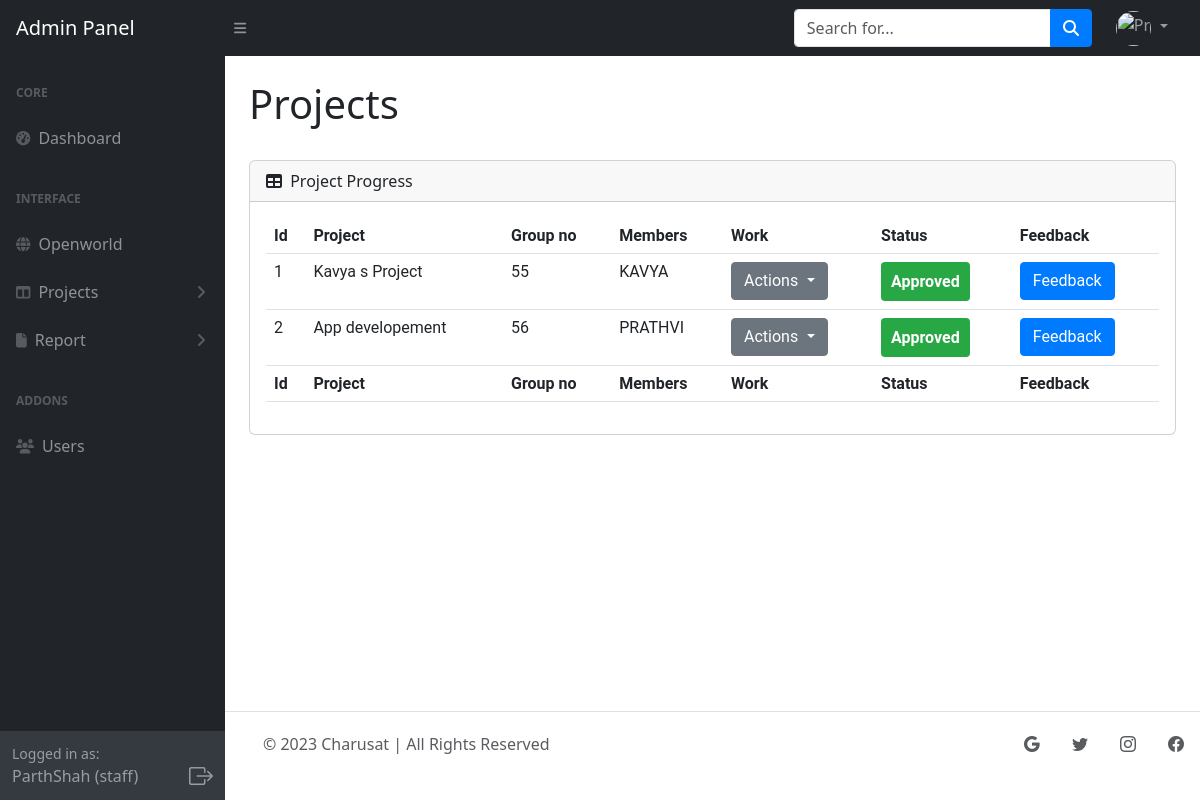
/Admin/includes/list_projects.php (signed in), run on the app's committed database.
### tables this page shows
CREATE TABLE `faculty` (
  `id` int(20) NOT NULL,
  `Name` varchar(20) NOT NULL,
  `Email` varchar(40) NOT NULL,
  `Password` varchar(255) NOT NULL
);

CREATE TABLE `projects` (
  `id` int(100) NOT NULL,
  `project_name` text DEFAULT NULL,
  `Description` text NOT NULL,
  `start_date` date DEFAULT current_timestamp(),
  `end_date` date DEFAULT '2023-09-05',
  `member_count` int(11) DEFAULT NULL,
  `f_id` int(100) NOT NULL,
  `open_project_id` int(20) NOT NULL DEFAULT 0,
  `status` int(11) NOT NULL DEFAULT 0
);

### Admin/includes/list_projects.php (the view, shortened to what this page needs)
<?php include_once "sidebar.php" ?>
<?php include_once "dbconnect.php" ?>
<link rel="stylesheet" href="https://cdn.jsdelivr.net/npm/bootstrap-icons@1.7.2/font/bootstrap-icons.css">
<div id="layoutSidenav_content">
    <main>
        <div class="container-fluid px-4">
            <h1 class="mt-4">Projects</h1>
            <br>
            <div class="card mb-4">
                <div class="card-header">
                    <i class="fas fa-table me-1"></i>
                    Project Progress
                </div>
                <div class="card-body">
                    <table id="datatablesSimple" class="table">
                        <thead>
                            <tr>
                                <th>Id</th>
                                <th>Project</th>
                                <th>Group no</th>
                                <th>Members</th>
                                <th>Work</th>
                                <th>Status</th>
                                <th>Feedback</th>
                            </tr>
                        </thead>
                        <tfoot>
                            <tr>
                                <th>Id</th>
                                <th>Project</th>
                                <th>Group no</th>
                                <th>Members</th>
                                <th>Work</th>
                                <th>Status</th>
                                <th>Feedback</th>
                            </tr>
                        </tfoot>
                        <tbody>
<?php
$sessionId = $_SESSION['user_id'];
$query2 = "SELECT id, project_name, status FROM projects WHERE f_id = $sessionId";
$result2 = $connection->query($query2);
if ($result2) {
    $rowCounter = 1;
    while ($row2 = $result2->fetch_assoc()) {
        $projectId = $row2['id'];
        $projectName = $row2['project_name'];
        $status = $row2['status'];
        $query3 = "SELECT member_id FROM members WHERE project_id = $projectId";
        $result3 = $connection->query($query3);
        $memberNames = "";
        if ($result3) {
            while ($row3 = $result3->fetch_assoc()) {
                $memberNames .="'". $row3['member_id'] . "', ";
            }
        }
        $memberNames = rtrim($memberNames, ", ");
        $query4 = "SELECT * FROM student WHERE Collage_id IN ($memberNames) ";
        $result4 = $connection->query($query4);
        $userNames = "";
        if ($result4) {
            while ($row4 = $result4->fetch_assoc()) {
                $userNames .= $row4['First_name'] . ", ";
            }
        }
        $userNames = rtrim($userNames, ", ");
?>
        <tr>
            <td><?php echo $rowCounter; ?></td>
            <td><?php echo $projectName; ?></td>
            <td><?php echo $projectId; ?></td>
            <td><?php echo $userNames; ?></td>
            <td>
                <div class="dropdown">
                    <button class="btn btn-secondary dropdown-toggle" type="button" id="dropdownMenuButton" data-toggle="dropdown" aria-haspopup="true" aria-expanded="false">
                        Actions
                    </button>
                </div>
            </td>
            <td>
                <?php if ($status == 0) : ?>
                    <span class="custom-badge custom-badge-pending">Pending</span>
                <?php elseif ($status == 1) : ?>
                    <span class="custom-badge custom-badge-approved">Approved</span>
                <?php elseif ($status == 2) : ?>
                    <span class="custom-badge custom-badge-rejected">Rejected</span>
                <?php endif; ?>
            </td>
            <td>
                <div id="toast-container" class="position-fixed top-0 end-0 p-3" style="z-index: 9999;"></div>
                <button type="button"  onclick="trackButtonClick('Feedback')" class="btn btn-primary" data-toggle="modal" data-target="#popupForm_<?php echo $projectId; ?>">Feedback</button>
            </td>
        </tr>
        <?php
        $rowCounter++;
    }
}
?>
</tbody>
                    </table>
                </div>
            </div>
        </div>
    </main>
    <?php include_once "footer.php"?>
</div>
<div id="toast-container" class="position-fixed top-0 end-0 p-3" style="z-index: 9999;"></div>

### Admin/includes/sidebar.php (shortened to what this page needs)
    <?php include "dbconnect.php"?>
<!DOCTYPE html>
<html lang="en">
    <head>
         <link href="https://cdn.jsdelivr.net/npm/simple-datatables@7.1.2/dist/style.min.css" rel="stylesheet" />
        <link href="../assets/css/style.css" rel="stylesheet" />
    </head>
    <body class="sb-nav-fixed">
    <nav class="sb-topnav navbar navbar-expand navbar-dark bg-dark">
    <a class="navbar-brand ps-3" href="dashboard.php">Admin Panel</a>
    <button class="btn btn-link btn-sm order-1 order-lg-0 me-4 me-lg-0" id="sidebarToggle" href="#!"><i class="fas fa-bars"></i></button>
    <form class="d-none d-md-inline-block form-inline ms-auto me-0 me-md-3 my-2 my-md-0">
        <div class="input-group">
            <input class="form-control" type="text" id="searchInput" placeholder="Search for..." aria-label="Search for..." aria-describedby="btnNavbarSearch" />
            <button class="btn btn-primary" type="button"><i class="fas fa-search"></i></button>
        </div>
    </form>
    <ul class="navbar-nav ms-auto ms-md-0 me-3 me-lg-4 ml-auto">
        <li class="nav-item dropdown">
            <a class="nav-link dropdown-toggle" id="navbarDropdown" role="button" data-bs-toggle="dropdown" aria-expanded="false">
                <img src="https://cdn-icons-png.flaticon.com/512/6596/6596121.png" class="profile-photo" alt="Profile Photo">
            </a>
        </li>
    </ul>
</nav>
        <div id="layoutSidenav">
            <div id="layoutSidenav_nav">
                <nav class="sb-sidenav accordion sb-sidenav-dark" id="sidenavAccordion">
                    <div class="sb-sidenav-menu">
                        <div class="nav">
                            <div class="sb-sidenav-menu-heading">Core</div>
                            <a class="nav-link" href="dashboard.php">
                                <div class="sb-nav-link-icon"><i class="fas fa-tachometer-alt"></i></div>
                                Dashboard
                            </a>
                            <div class="sb-sidenav-menu-heading">Interface</div>
                            <a class="nav-link" href="openworld.php">
                            <div class="sb-nav-link-icon"><i class="fas fa-globe"></i></div>
                                Openworld
                            </a>
                            <a class="nav-link collapsed" href="#" data-bs-toggle="collapse" data-bs-target="#collapseLayouts" aria-expanded="false" aria-controls="collapseLayouts">
                                <div class="sb-nav-link-icon"><i class="fas fa-columns"></i></div>
                                Projects
                                <div class="sb-sidenav-collapse-arrow"><i class="fas fa-angle-down"></i></div>
                            </a>
                            <a class="nav-link collapsed" href="#" data-bs-toggle="collapse" data-bs-target="#collapsePages" aria-expanded="false" aria-controls="collapsePages">
                                <div class="sb-nav-link-icon"><i class="fas fa-file"></i></div>
                                Report
                                <div class="sb-sidenav-collapse-arrow"><i class="fas fa-angle-down"></i></div>
                            </a>
                            <?php
                            $sessionId = $_SESSION['user_id'];
                            ?>
                            <div class="sb-sidenav-menu-heading">Addons</div>
                              <a class="nav-link" id="user-link" href="users.php?user_id=<?php echo $sessionId; ?>">
                            <div class="sb-nav-link-icon"><i class="fas fa-users"></i></div>
                            Users
                        </a>
                        </div>
                    </div>
                    <?php
                  $userQuery = "SELECT Name FROM faculty WHERE id = $sessionId";
                  $userResult = mysqli_query($connection, $userQuery);
                  $userRow = mysqli_fetch_assoc($userResult);
                  $username = $userRow['Name'];
                  ?>
         <div class="sb-sidenav-footer">
        <div class="small">Logged in as:</div>
        <div class="d-flex justify-content-between align-items-center">
          <div><?php echo $username; ?> (staff)</div>
          <div>
            <a href="logout.php" class="logout-icon" style="color: rgba(255, 255, 255, 0.5);">
              <i class="bi bi-box-arrow-right fs-4 logout-icon-hover" style="font-size: 24px;"></i>
            </a>
          </div>
        </div>
      </div>
                </nav>
                </div>
    </body>
</html>

### Admin/includes/sidebar.php (style rules this page uses)
.sb-nav-fixed #layoutSidenav #layoutSidenav_nav .sb-sidenav .sb-sidenav-menu { overflow-y: scroll; }
.profile-photo { width: 35px; height: 35px; border-radius: 50%; object-fit: cover; }
.logout-icon-hover { color: rgba(255, 255, 255, 0.5); transition: color 0.3s ease; }

### Admin/includes/list_projects.php (style rules this page uses)
.dropdown-toggle::after { margin-left: 5px; }
.custom-badge { display: inline-block; padding: 10px 10px; border-radius: 4px; font-size: 16px; font-weight: bold; }
.custom-badge-approved { background-color: #28a745; color: white; }
.btn-primary { background-color: #007bff; border-color: #007bff; border-radius: 4px; }
.btn-secondary { background-color: #6c757d; border-color: #6c757d; border-radius: 4px; }
.form-control { border-radius: 4px; }

### data on the page
faculty: Name "ParthShah"
projects: project_name "Kavya s Project", id "55", userNames "KAVYA", status "Approved"
projects: project_name "App developement", id "56", userNames "PRATHVI", status "Approved"
